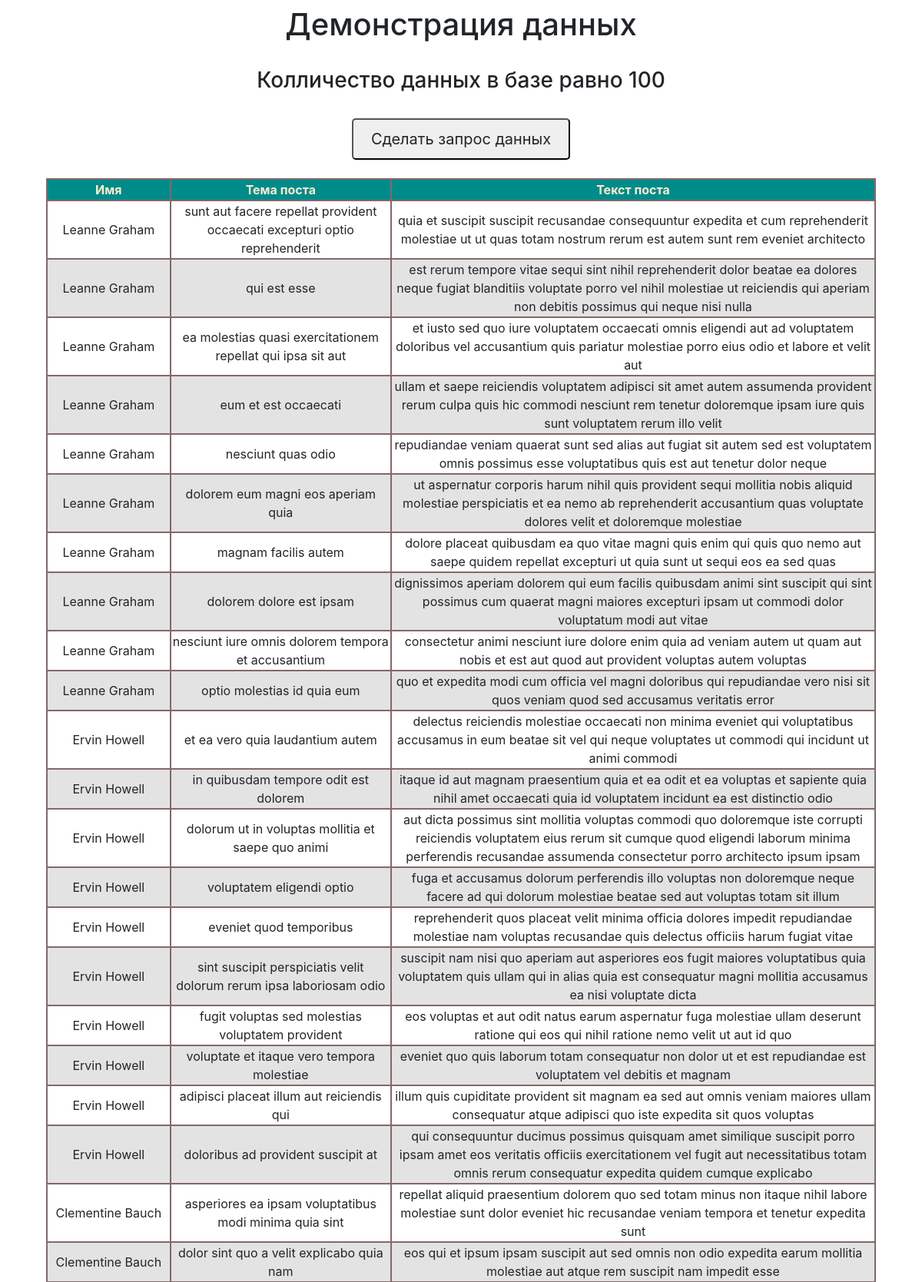
The page / (upper part) on the database its author committed.
### taks/models.py (models this page shows, shortened)
class downloader(models.Model):
    id = models.IntegerField(primary_key=True)
    name = models.ForeignKey(User, on_delete=models.CASCADE)
    topic = models.TextField(blank=True, null=True, default=None)
    text = models.TextField(blank=True, null=True, default=None)

class User(AbstractUser):
    name = models.TextField(max_length=50)
    address = models.JSONField(blank=True, null=True, default=None)
    phone = models.TextField()
    website = models.URLField()
    company = models.JSONField(blank=True, null=True, default=None)
    def __str__(self):
        return self.name

### taks/views.py (the view)
# urls.py: path('', views.index, name='index'),
def index(request):
    jsonData_list = downloader.objects.order_by('id').all()
    count_list = downloader.objects.all().count()
    paginator = Paginator(jsonData_list, 100)  # показывать по 10 записей на странице.
    page_number = request.GET.get('page')  # переменная в URL с номером запрошенной страницы
    page = paginator.get_page(page_number)  # получить записи с нужным смещением
    return render(
        request,
        'index.html',
        {'page': page,
         'paginator': paginator,
         'count_list': count_list,
        }
    )

### templates/index.html (shortened to what this page needs)
{% extends "base.html" %}
{% block content %}
<div class="container">
  <h1 style="text-align: center">Демонстрация данных</h1>
  <br>
  <h3 style="text-align: center"> Колличество данных в базе равно {{ count_list }}</h3>
  <br>
  <div style="display: flex; justify-content: center;">
    <button style="align-content: center; border-radius: 5px;">
        <a href="{% url 'download' %}" class='btn btn-lg'>Сделать запрос данных </a>
    </button>
  </div><br>
  <table class="table_sort">
    <thead style="text-align: center;">
      <tr>
        <th>Имя</th>
        <th>Тема поста</th>
        <th>Текст поста</th>
      </tr>
    </thead>
    <tbody>
      {% for post in page %}
      <tr>
        <td>{{ post.name }}</td>
        <td>{{ post.topic }}</td>
        <td>{{ post.text }}</td>
      </tr>
       {% endfor %}
      </tbody>
  </table>
</div>
{% endblock %}

### templates/base.html (shortened to what this page needs)
<!doctype html>
<html>
<head>
    {% load static %}
    <link rel="stylesheet" href="{% static 'bootstrap/dist/css/bootstrap.min.css' %}">
    <link rel="stylesheet" href="{% static 'style.css' %}">
</head>
<body>
    <main>
        <div class="container">
            {% block content %}{% endblock %}
        </div>
    </main>
</body>
</html>

### taks/static/style.css (style rules this page uses)
.table_sort th { color: #ffebcd; background: #008b8b; cursor: pointer; }
.table_sort td, .table_sort th { min-width: 150px; text-align: center; border: 2px solid #846868; }
.table_sort tbody tr:nth-child(even) { background: #e3e3e3; }

### rows shown on the page
downloader: name "Leanne Graham", topic "sunt aut facere repellat provident occaecati excepturi optio reprehenderit", text "quia et suscipit suscipit recusandae consequuntur expedita et cum reprehenderit molestiae ut ut quas totam nostrum rerum est autem sunt rem eveniet architecto"
downloader: name "Leanne Graham", topic "qui est esse", text "est rerum tempore vitae sequi sint nihil reprehenderit dolor beatae ea dolores neque fugiat blanditiis voluptate porro vel nihil molestiae ut reiciendis qui aperiam non debitis possimus qui neque nisi nulla"
downloader: name "Leanne Graham", topic "ea molestias quasi exercitationem repellat qui ipsa sit aut", text "et iusto sed quo iure voluptatem occaecati omnis eligendi aut ad voluptatem doloribus vel accusantium quis pariatur molestiae porro eius odio et labore et velit aut"
downloader: name "Leanne Graham", topic "eum et est occaecati", text "ullam et saepe reiciendis voluptatem adipisci sit amet autem assumenda provident rerum culpa quis hic commodi nesciunt rem tenetur doloremque ipsam iure quis sunt voluptatem rerum illo velit"
downloader: name "Leanne Graham", topic "nesciunt quas odio", text "repudiandae veniam quaerat sunt sed alias aut fugiat sit autem sed est voluptatem omnis possimus esse voluptatibus quis est aut tenetur dolor neque"
downloader: name "Leanne Graham", topic "dolorem eum magni eos aperiam quia", text "ut aspernatur corporis harum nihil quis provident sequi mollitia nobis aliquid molestiae perspiciatis et ea nemo ab reprehenderit accusantium quas voluptate dolores velit et doloremque molestiae"
downloader: name "Leanne Graham", topic "magnam facilis autem", text "dolore placeat quibusdam ea quo vitae magni quis enim qui quis quo nemo aut saepe quidem repellat excepturi ut quia sunt ut sequi eos ea sed quas"
downloader: name "Leanne Graham", topic "dolorem dolore est ipsam", text "dignissimos aperiam dolorem qui eum facilis quibusdam animi sint suscipit qui sint possimus cum quaerat magni maiores excepturi ipsam ut commodi dolor voluptatum modi aut vitae"
downloader: name "Leanne Graham", topic "nesciunt iure omnis dolorem tempora et accusantium", text "consectetur animi nesciunt iure dolore enim quia ad veniam autem ut quam aut nobis et est aut quod aut provident voluptas autem voluptas"
downloader: name "Leanne Graham", topic "optio molestias id quia eum", text "quo et expedita modi cum officia vel magni doloribus qui repudiandae vero nisi sit quos veniam quod sed accusamus veritatis error"
downloader: name "Ervin Howell", topic "et ea vero quia laudantium autem", text "delectus reiciendis molestiae occaecati non minima eveniet qui voluptatibus accusamus in eum beatae sit vel qui neque voluptates ut commodi qui incidunt ut animi commodi"
downloader: name "Ervin Howell", topic "in quibusdam tempore odit est dolorem", text "itaque id aut magnam praesentium quia et ea odit et ea voluptas et sapiente quia nihil amet occaecati quia id voluptatem incidunt ea est distinctio odio"
downloader: name "Ervin Howell", topic "dolorum ut in voluptas mollitia et saepe quo animi", text "aut dicta possimus sint mollitia voluptas commodi quo doloremque iste corrupti reiciendis voluptatem eius rerum sit cumque quod eligendi laborum minima perferendis recusandae assumenda consectetur porro architecto ipsum ipsam"
downloader: name "Ervin Howell", topic "voluptatem eligendi optio", text "fuga et accusamus dolorum perferendis illo voluptas non doloremque neque facere ad qui dolorum molestiae beatae sed aut voluptas totam sit illum"
downloader: name "Ervin Howell", topic "eveniet quod temporibus", text "reprehenderit quos placeat velit minima officia dolores impedit repudiandae molestiae nam voluptas recusandae quis delectus officiis harum fugiat vitae"
downloader: name "Ervin Howell", topic "sint suscipit perspiciatis velit dolorum rerum ipsa laboriosam odio", text "suscipit nam nisi quo aperiam aut asperiores eos fugit maiores voluptatibus quia voluptatem quis ullam qui in alias quia est consequatur magni mollitia accusamus ea nisi voluptate dicta"
downloader: name "Ervin Howell", topic "fugit voluptas sed molestias voluptatem provident", text "eos voluptas et aut odit natus earum aspernatur fuga molestiae ullam deserunt ratione qui eos qui nihil ratione nemo velit ut aut id quo"
downloader: name "Ervin Howell", topic "voluptate et itaque vero tempora molestiae", text "eveniet quo quis laborum totam consequatur non dolor ut et est repudiandae est voluptatem vel debitis et magnam"
downloader: name "Ervin Howell", topic "adipisci placeat illum aut reiciendis qui", text "illum quis cupiditate provident sit magnam ea sed aut omnis veniam maiores ullam consequatur atque adipisci quo iste expedita sit quos voluptas"
downloader: name "Ervin Howell", topic "doloribus ad provident suscipit at", text "qui consequuntur ducimus possimus quisquam amet similique suscipit porro ipsam amet eos veritatis officiis exercitationem vel fugit aut necessitatibus totam omnis rerum consequatur expedita quidem cumque explicabo"
downloader: name "Clementine Bauch", topic "asperiores ea ipsam voluptatibus modi minima quia sint", text "repellat aliquid praesentium dolorem quo sed totam minus non itaque nihil labore molestiae sunt dolor eveniet hic recusandae veniam tempora et tenetur expedita sunt"
downloader: name "Clementine Bauch", topic "dolor sint quo a velit explicabo quia nam", text "eos qui et ipsum ipsam suscipit aut sed omnis non odio expedita earum mollitia molestiae aut atque rem suscipit nam impedit esse"

### other values the page prints
{{ count_list }} "100"
